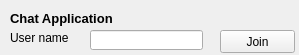
<?xml version="1.0" encoding="UTF-8"?>
<ui version="4.0">
 <class>Form</class>
 <widget class="QWidget" name="Form">
  <property name="geometry">
   <rect>
    <x>0</x>
    <y>0</y>
    <width>299</width>
    <height>55</height>
   </rect>
  </property>
  <property name="windowTitle">
   <string>Form</string>
  </property>
  <widget class="QPushButton" name="pushJoin">
   <property name="geometry">
    <rect>
     <x>220</x>
     <y>30</y>
     <width>75</width>
     <height>23</height>
    </rect>
   </property>
   <property name="text">
    <string>Join</string>
   </property>
  </widget>
  <widget class="QLineEdit" name="lineUserName">
   <property name="geometry">
    <rect>
     <x>90</x>
     <y>30</y>
     <width>113</width>
     <height>20</height>
    </rect>
   </property>
  </widget>
  <widget class="QLabel" name="label">
   <property name="geometry">
    <rect>
     <x>10</x>
     <y>30</y>
     <width>61</width>
     <height>16</height>
    </rect>
   </property>
   <property name="text">
    <string>User name</string>
   </property>
  </widget>
  <widget class="QLabel" name="label_2">
   <property name="geometry">
    <rect>
     <x>10</x>
     <y>10</y>
     <width>111</width>
     <height>16</height>
    </rect>
   </property>
   <property name="font">
    <font>
     <pointsize>10</pointsize>
     <weight>75</weight>
     <bold>true</bold>
    </font>
   </property>
   <property name="text">
    <string>Chat Application</string>
   </property>
  </widget>
 </widget>
 <resources/>
 <connections/>
</ui>
